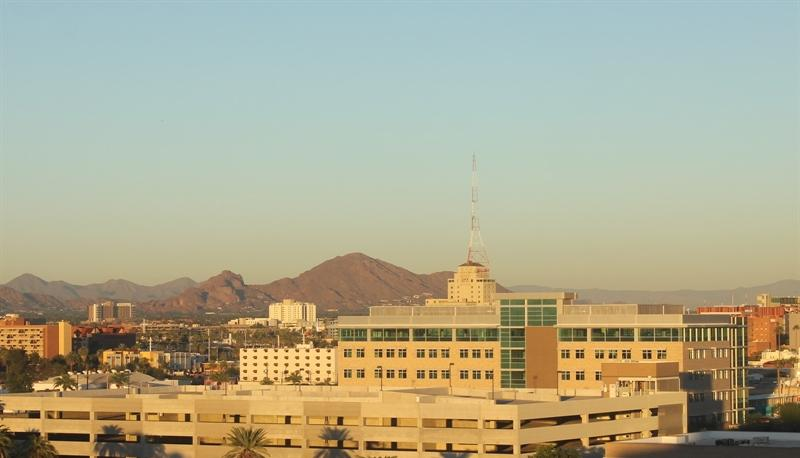
#> input picture 1_1_Image_Representation/day_night_images/test/day/20151102_002051.jpg, 800 x 458 px, given in place of the camera
$ python real_time_filter.py
#> lines starting #> are read from the running program, lines starting #| are printed output that depends on the picture
import numpy as np
import cv2

def fourier_transform(img):
    gray = cv2.cvtColor(img, cv2.COLOR_BGR2GRAY)
    norm = gray/255

    trans = np.fft.fft2(norm)
    f_shift = np.fft.fftshift(trans)
    ft_result = 20*np.log(np.abs(f_shift))

    return ft_result

def filter_img(img):
    kernal = np.array([[-1, 0, 1],
                       [-2, 0, 2],
                       [-1, 0, 1]])
    blur = cv2.GaussianBlur(img, (5,5), 0)
    return cv2.filter2D(blur, -1, kernal.T+kernal)

cap = cv2.VideoCapture(0)

while True:
    _, img = cap.read()
#> img is the input picture: shape (458, 800, 3); mean B, G, R 142.7, 169.8, 173.7
    ft = filter_img(img)
#> in filter_img, `return cv2.filter2D(blur, -1, kernal.T+kernal)`:
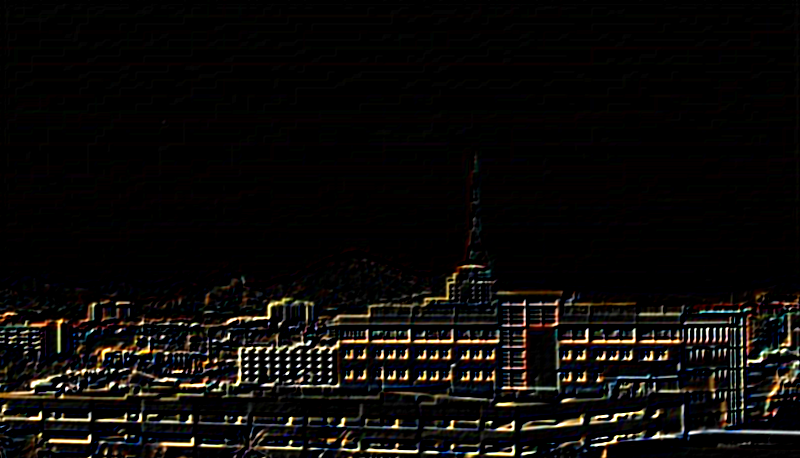
#> returned value: shape (458, 800, 3); mean of channels 0, 1, 2 9.9, 11.6, 13.3; drawn as B, G, R

    cv2.imshow('original', img)
    cv2.imshow('filter', 255-ft)
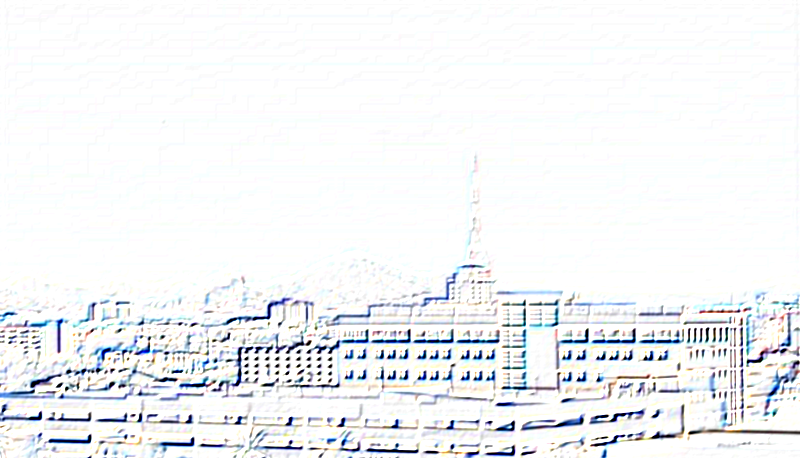
#> window 'filter': shape (458, 800, 3); mean B, G, R 245.1, 243.4, 241.7

    k = cv2.waitKey(5) & 0xff
#> (key Esc is pressed here)
    if k == 27:
        break
cap.release()
cv2.destroyAllWindows()

$ run again, on 1_1_Image_Representation/day_night_images/test/day/20151102_062454.jpg
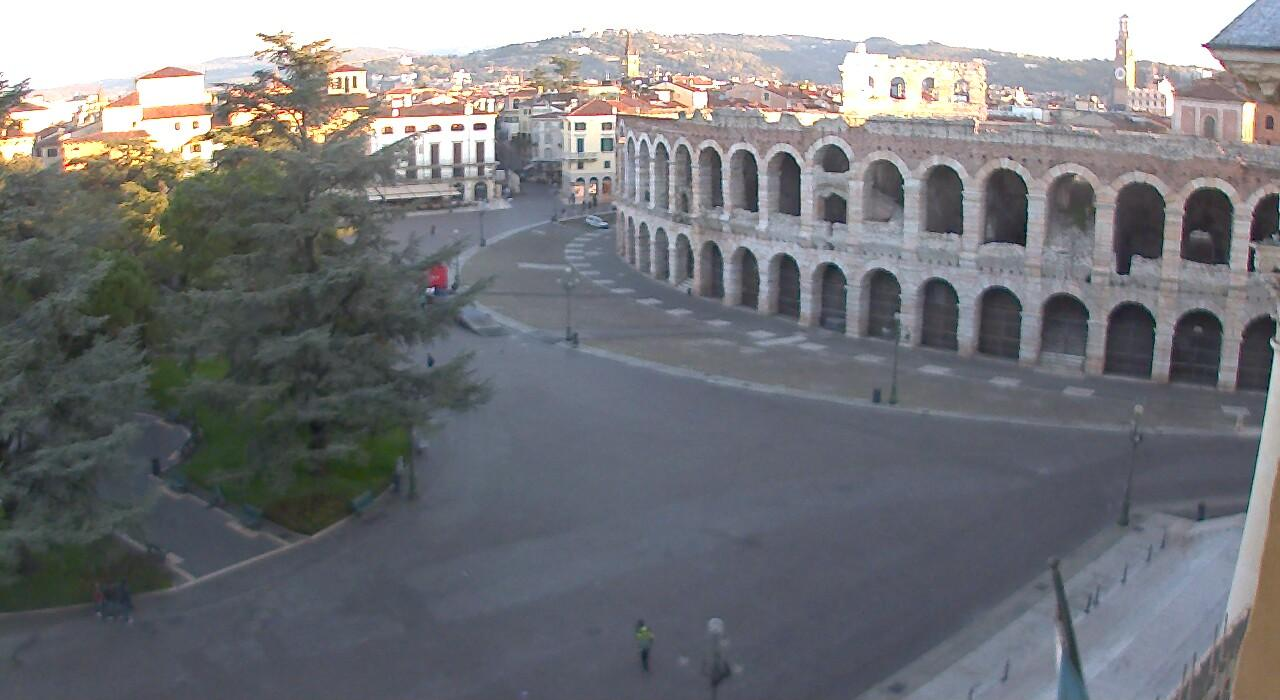
#> input picture 1_1_Image_Representation/day_night_images/test/day/20151102_062454.jpg, 1280 x 700 px, given in place of the camera
#> img is the input picture: shape (700, 1280, 3); mean B, G, R 123.6, 119.9, 118.8
#> in filter_img, `return cv2.filter2D(blur, -1, kernal.T+kernal)`:
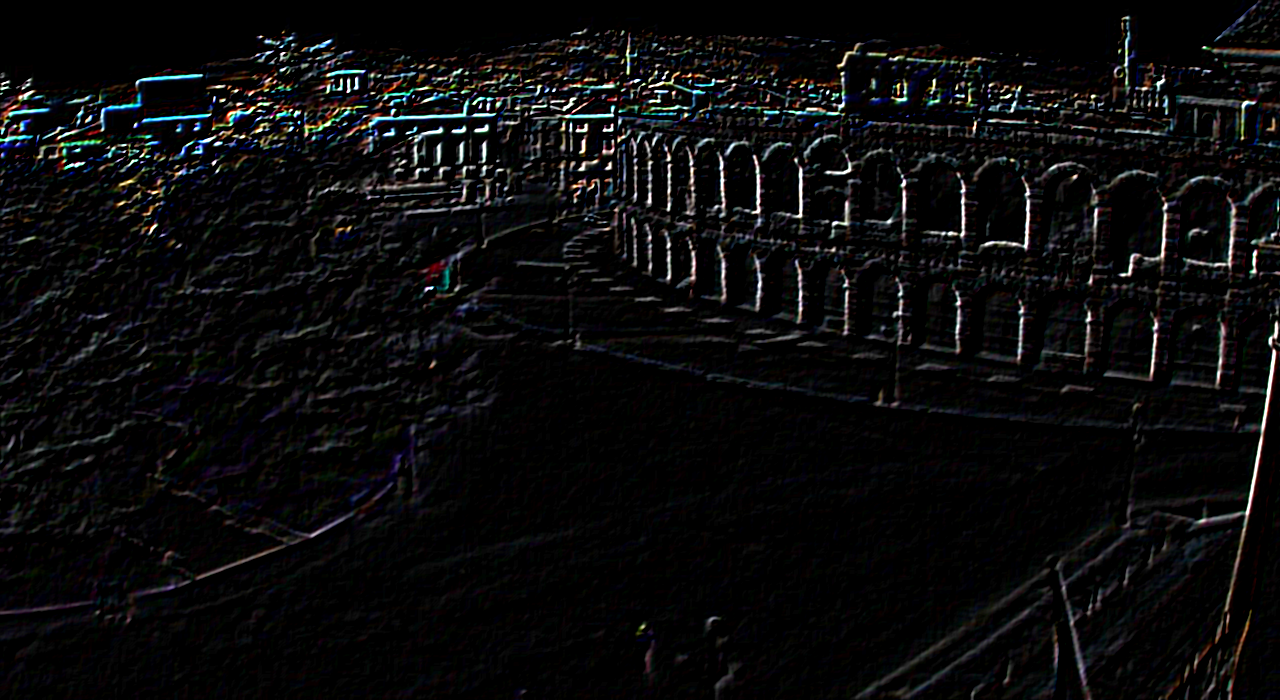
#> returned value: shape (700, 1280, 3); mean of channels 0, 1, 2 12.1, 11.5, 11.5; drawn as B, G, R
#> `cv2.imshow('filter', 255-ft)`:
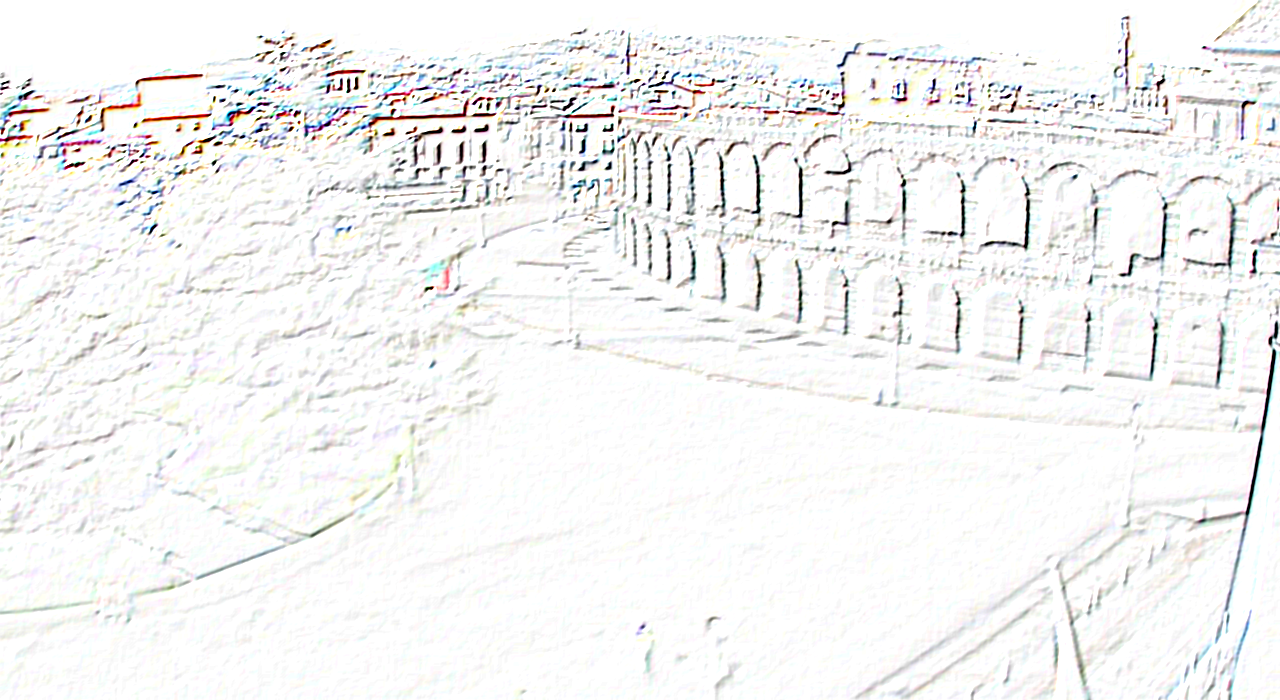
#> window 'filter': shape (700, 1280, 3); mean B, G, R 242.9, 243.5, 243.5

$ run again, on 1_1_Image_Representation/day_night_images/test/day/20151102_081417.jpg
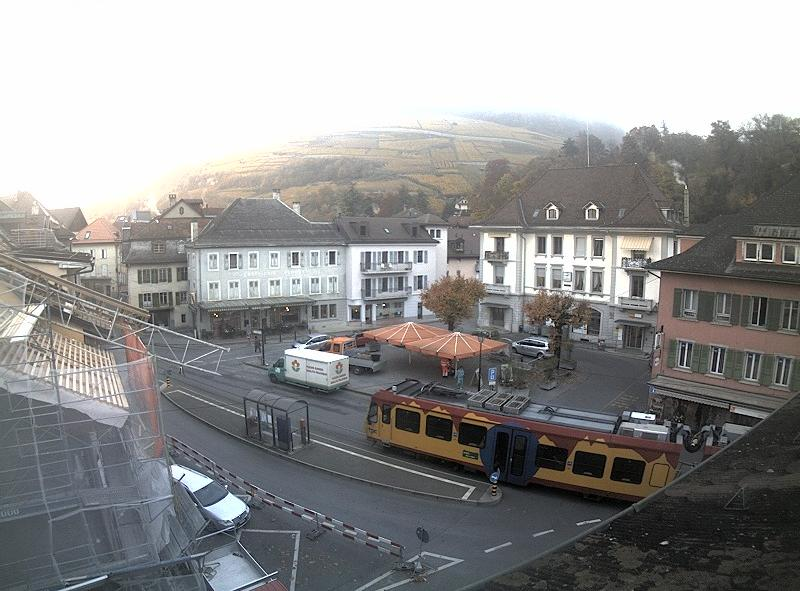
#> input picture 1_1_Image_Representation/day_night_images/test/day/20151102_081417.jpg, 800 x 591 px, given in place of the camera
#> img is the input picture: shape (591, 800, 3); mean B, G, R 146.1, 146.2, 146.4
#> in filter_img, `return cv2.filter2D(blur, -1, kernal.T+kernal)`:
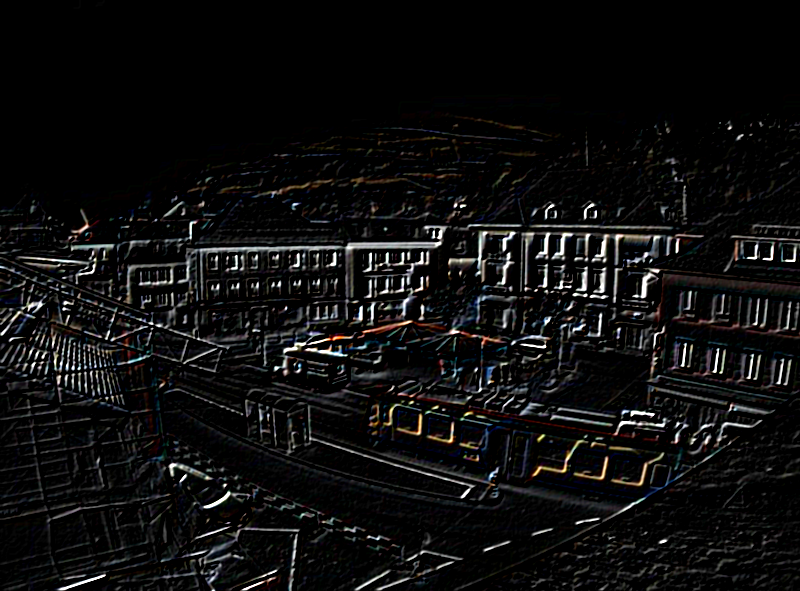
#> returned value: shape (591, 800, 3); mean of channels 0, 1, 2 14.7, 14.6, 14.8; drawn as B, G, R
#> `cv2.imshow('filter', 255-ft)`:
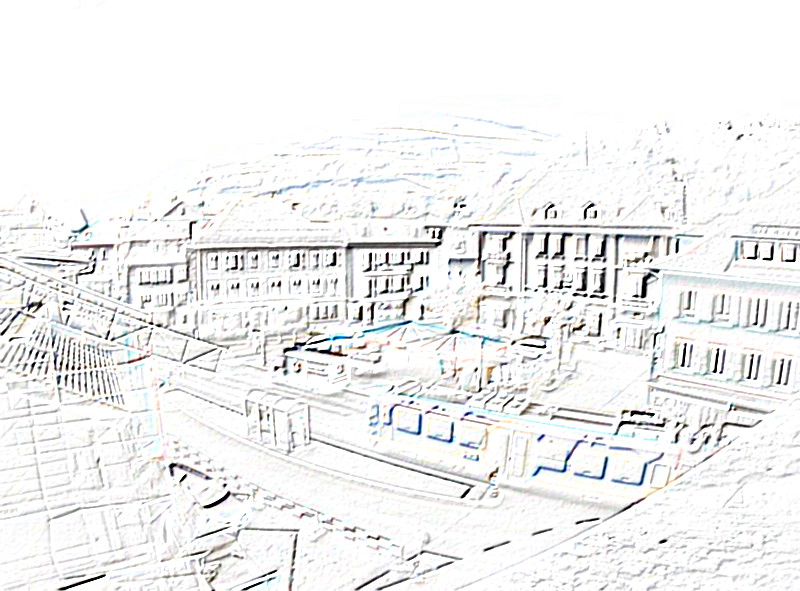
#> window 'filter': shape (591, 800, 3); mean B, G, R 240.3, 240.4, 240.2

$ run again, on 1_1_Image_Representation/day_night_images/test/day/20151102_084118.jpg
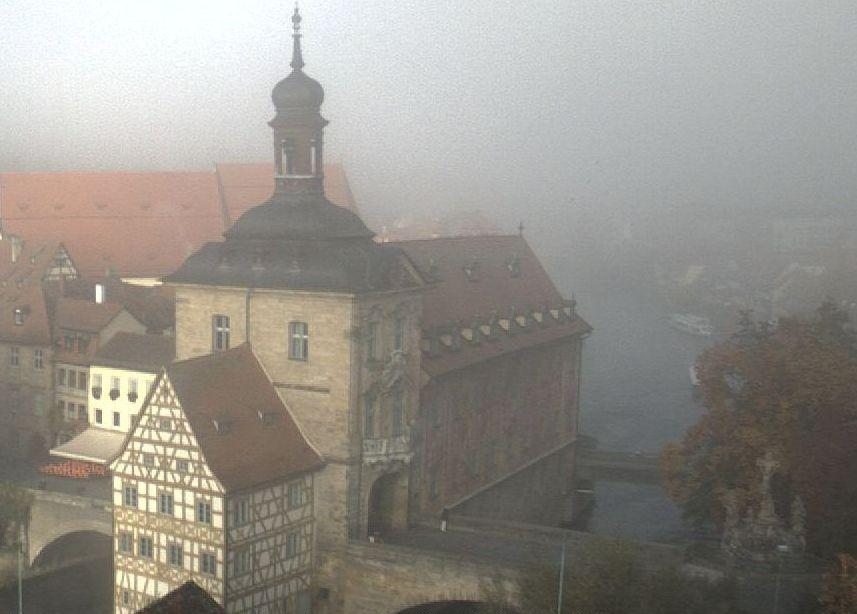
#> input picture 1_1_Image_Representation/day_night_images/test/day/20151102_084118.jpg, 857 x 614 px, given in place of the camera
#> img is the input picture: shape (614, 857, 3); mean B, G, R 137.8, 144.6, 148.5
#> in filter_img, `return cv2.filter2D(blur, -1, kernal.T+kernal)`:
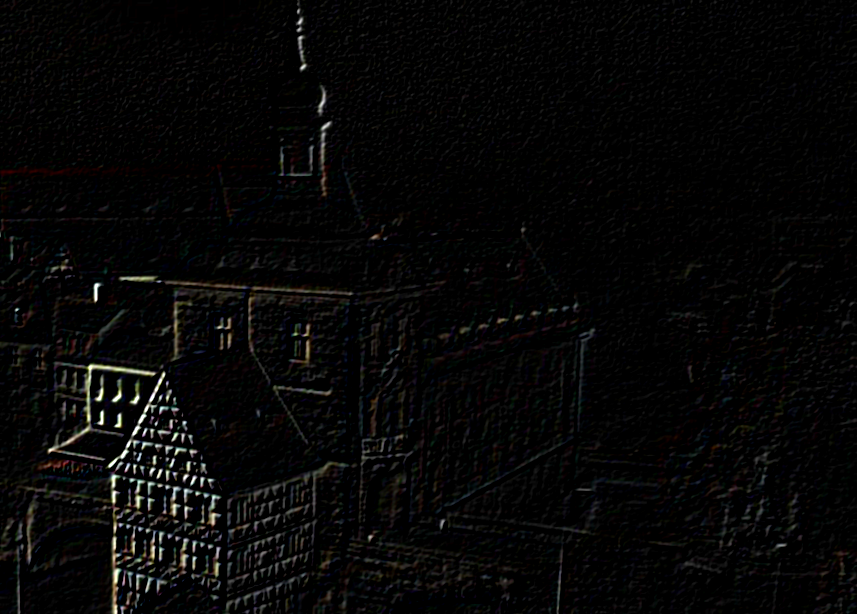
#> returned value: shape (614, 857, 3); mean of channels 0, 1, 2 6.3, 6.6, 6.8; drawn as B, G, R
#> `cv2.imshow('filter', 255-ft)`:
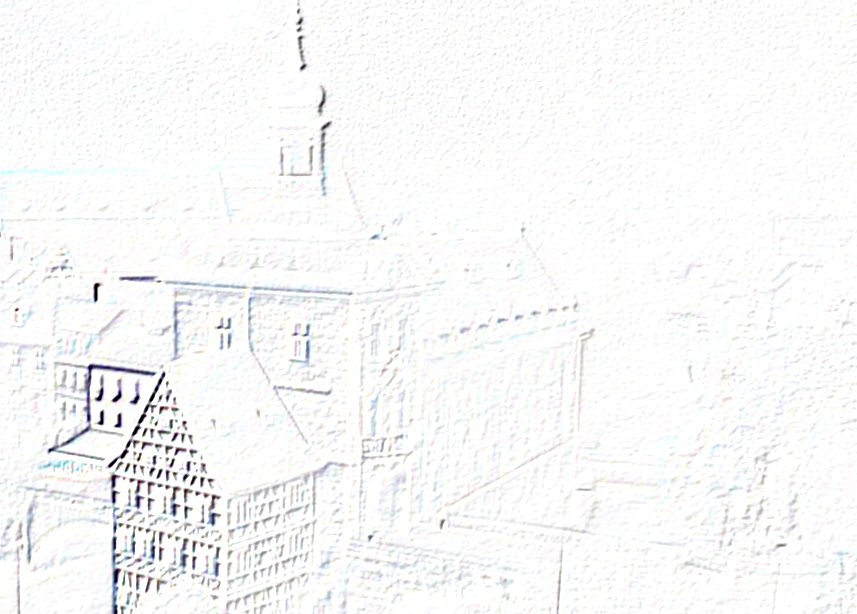
#> window 'filter': shape (614, 857, 3); mean B, G, R 248.7, 248.4, 248.2
